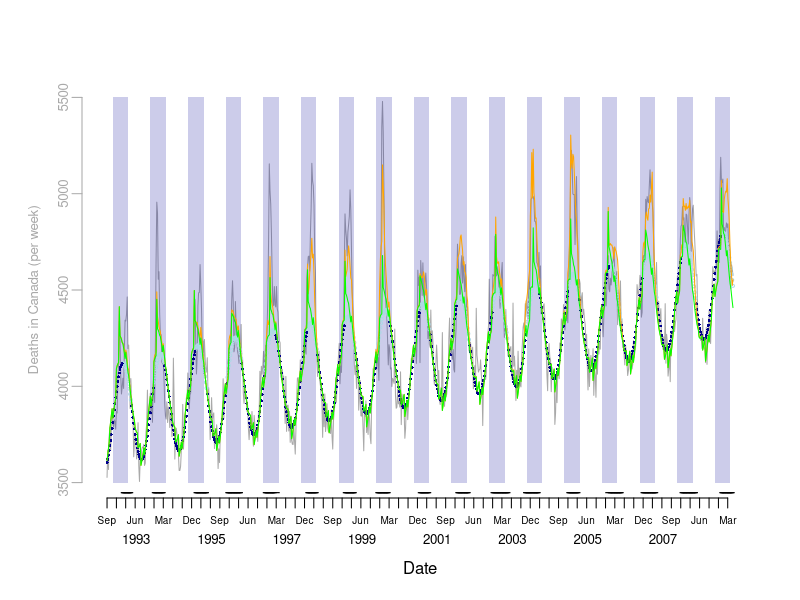

Reproduce this figure in R. (Note: this script raises an error after producing the figure.)
## ------------- Module 1 Starter Code -------------

## ------------- Load Data -------------

# Read data files as downloaded after minor cleaning
death = read.csv("data/Table_S1_clean.csv")

# Cast columns to correct data types
death$DEATHDT = as.Date(death$DEATHDT)
death$MONTH = as.factor(death$MONTH)


## ------------- Plot Deaths and Seasons -------------
# Create date sequences for labelling plots
months = seq(from=head(death$DEATHDT,1), to=tail(death$DEATHDT,1), by="months")
quarters = seq(from=head(death$DEATHDT,1), to=tail(death$DEATHDT,1), by="quarters")
years = seq(from=as.Date("1993-06-15"), to=as.Date("2008-06-15"), by="years")
seasons = seq(1993,2009)

# Plot observed counts
## draw a plot with two Date axes, one with quarters, and one with years
plot(death$DEATHDT, death$COUNT, type='n', bty='n', xaxt='n', yaxt='n', 
     xlab = "Date", ylab='', ylim=c(3500,5500), xlim=c(head(death$DEATHDT,1), tail(death$DEATHDT,1)))
axis.Date(1, at=quarters, format="%b", cex.axis=0.6, mgp=c(3,0.5,0))
axis.Date(1, at=years, format="%Y", tick=FALSE, cex.axis=0.8, mgp=c(5,1.5,0))

# Create axis and add data for all-cause mortality
death.col = "dark gray"
axis(2, at = seq(3500,5500,500), col=death.col, col.axis=death.col, mgp=c(2,0.5,0), cex.axis=0.8)
mtext("Deaths in Canada (per week)", side=2, line=2, at=4500, col=death.col, cex=0.8)
lines(death$DEATHDT, death$COUNT, type='l', col=death.col)

# Add periseason boundaries (Nov to Apr) to plot
nov = seq(from=as.Date("1992-11-01"), to=as.Date("2008-11-01"), by="years")
apr = seq(from=as.Date("1993-04-01"), to=as.Date("2009-04-01"), by="years")
y.pts = rep(c(3500,5500,5500,3500), length(nov))
x.pts = NULL
for (month in 1:length(nov)){
	x.pts = c(x.pts, c(nov[month], nov[month], apr[month], apr[month]))
} # for
polygon(x.pts, y.pts, density=NULL, col="#00009933", border=NA)

# Identify influenza A season boundaries using calendar and WHO reporting data
#  according to a simplified verion of the method described by Neuzil
season.n = NULL
for (season in seasons) {
	n.tests = sum(death$FLUA[death$YRSEAS==season])
	season.n = c(season.n, death$FLUA[death$YRSEAS==season] > n.tests*0.01)
} # for

# Plot seasons
periseason = c("Nov","Dec","Jan","Feb","Mar","Apr")
death$peri = is.element(format(death$DEATHDT, format="%b"), periseason)
death$neuzil = season.n
# Modify outlier that is not connected to season
death$neuzil[death$WEEK==206] = FALSE

# Add seasonal boundaries at base of plot
points(death$DEATHDT, (death$neuzil*3500-50), pch="-", cex=1)

# Q1: Summarize distribution of weeks by summer, periseason, and season.


## ------------- Periseason -------------
# Calculate excess mortality using periseason approaches
weeks.p = nrow(death[(death$peri==TRUE & death$neuzil==FALSE),])
count.p = sum(death[(death$peri==TRUE & death$neuzil==FALSE), "COUNT"])

weeks.n = nrow(death[(death$peri==TRUE & death$neuzil==TRUE),])
count.n = sum(death[(death$peri==TRUE & death$neuzil==TRUE), "COUNT"])


# Rate difference (deaths / week)
rd.n = # ...

# Create empty data.frame to hold counts of excess deaths attributable to influenza in each season
excess = data.frame(season=seasons, n.total=rep(NA,length(seasons)), n.weeks=rep(NA,length(seasons)))

# Use a for loop to fill the excess data.frame with values (weeks and counts) for the periseason method
# ...


# Q2: Describe the mortality attributable to influenza using the periseason method.



## ------------- Serfling -------------
# Define variables for the Serfling (and GLM) model
t = seq(1,nrow(death))
t2 = t^2
t3 = t^3
c = cos(2*pi*t/52)
s = sin(2*pi*t/52)

# Censor data during circulating influenza periods for fitting model
# - Create an empty vector to hold outcome data that will be used to fit model
y.fit = rep(NA, length(death$COUNT))
# - Populate the vector with values outside the influenza seasons
y.fit[death$neuzil==FALSE | death$peri==FALSE] = death$COUNT[death$neuzil==FALSE | death$peri==FALSE]
# - Create data frome to hold data for fitting the model
fit.data = data.frame(y=y.fit, t=t, t2=t2, t3=t3, c=c, s=s)

# Create data frame without outcome for prediction of censored weeks
predict.data = data.frame(t=t, t2=t2, t3=t3, c=c, s=s)

# Fit the model
serfling = glm(y ~ c + s + t + t2 + t3, data=fit.data)

# Predict deaths for censored days (and obtain model fit for other days)
serfling.predict = predict(serfling, predict.data)

# Plot fit and predicted values
points(death$DEATHDT[death$neuzil==TRUE & death$peri==TRUE], serfling.predict[death$neuzil==TRUE & death$peri==TRUE], pch=1, cex=0.4, col="light blue")
points(death$DEATHDT[(death$neuzil==FALSE | death$peri==FALSE)], serfling.predict[(death$neuzil==FALSE | death$peri==FALSE)], pch=16, cex=0.4, col="dark blue")

# Use a for loop to calculate the excess deaths per season based on the Serfling model and to place the values in the excess data.frame. 
#  Consider excess on days the observed count is above the predicted.
# ...


# Q3: Describe the mortality attributable to influenza using the cyclical regression method.


## ------------- GLM (Poisson) -------------
# Define data structures
# - Create a data.frame for fitting the model
fit.data.p = data.frame(y=death$COUNT, c=c, s=s, month=death$MONTH, jan=death$JAN1, flua=death$FLUA, flub=death$FLUB, rsv=death$RSVPOS, week=death$WEEK)
# - Create a data.frame for 'predicting' deaths, really the model fit for each week
predict.data.p = data.frame(c=c, s=s, month=death$MONTH, jan=death$JAN1, flua=death$FLUA, flub=death$FLUB, rsv=death$RSVPOS, week=death$WEEK)
# - Create a data.frame for predicting deaths in the absence of influenza a 
predict.data.p.noflua = data.frame(c=c, s=s, month=death$MONTH, jan=death$JAN1, flua=rep(0,nrow(death)), flub=death$FLUB, rsv=death$RSVPOS, week=death$WEEK)

# Fit the model
poisson = glm(y ~ c + s + month + jan + flua + rsv + week, data=fit.data.p, family=poisson(link="log"))

# Predict deaths for all days with and without influenza A circulating
poisson.predict = predict(poisson, predict.data.p, type="response")
poisson.predict.noflua = predict(poisson, predict.data.p.noflua, type="response")

# Plot the fit and predicted values
lines(death$DEATHDT, poisson.predict, col="orange", lty=1)
lines(death$DEATHDT, poisson.predict.noflua, col="green", lty=1)

# Use a for loop to calculate the excess deaths per season using Poisson model and assign the values to the excess data.frame. 
# ...


# Q4: Describe the mortality attributable to influenza using the GLM method.


## ------------- Plot Excess Deaths by Method -------------
# Create boxplot of excess deaths by method, with seasons as observations
# Load a graphics library
require(lattice)

# Prepare the data structure
excess.total = excess[,c("season","n.total","s.total","p.total")]
methods=c("neuzil","serfling","poisson")
methods.vector = c(rep(methods[1],length(seasons)), rep(methods[2],length(seasons)), rep(methods[3],length(seasons)))
excess.long = data.frame(season=rep(seasons,3), method=methods.vector, deaths=rep(NA,length(seasons)*3))
for (season in seasons) {
	for (method in methods) {
		excess.long$deaths[excess.long$season==season & excess.long$method==method] = excess.total[excess.total==season, (which(methods==method)+1)]
	} # for - methods
} # for - seasons

# Draw the plot
bwplot(deaths ~ method, data=excess.long, horizontal=FALSE)

# Q5: Which method would you recommend and why?
